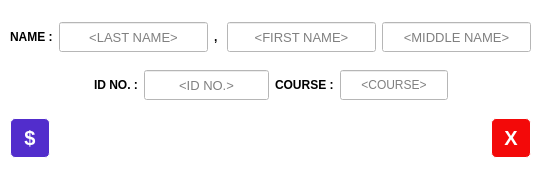
<?xml version="1.0" encoding="UTF-8"?>
<ui version="4.0">
 <class>UIEditStudent</class>
 <widget class="QWidget" name="UIEditStudent">
  <property name="geometry">
   <rect>
    <x>0</x>
    <y>0</y>
    <width>551</width>
    <height>193</height>
   </rect>
  </property>
  <property name="windowTitle">
   <string>Edit Student</string>
  </property>
  <property name="styleSheet">
   <string notr="true">background-color: white;</string>
  </property>
  <widget class="QWidget" name="verticalLayoutWidget">
   <property name="geometry">
    <rect>
     <x>10</x>
     <y>10</y>
     <width>521</width>
     <height>161</height>
    </rect>
   </property>
   <layout class="QVBoxLayout" name="verticalLayout">
    <item>
     <layout class="QHBoxLayout" name="horizontalLayout">
      <item>
       <widget class="QLabel" name="lblName">
        <property name="font">
         <font>
          <family>Segoe UI</family>
         </font>
        </property>
        <property name="text">
         <string>&lt;html&gt;&lt;head/&gt;&lt;body&gt;&lt;p&gt;&lt;span style=&quot; font-weight:600;&quot;&gt;NAME :&lt;/span&gt;&lt;/p&gt;&lt;/body&gt;&lt;/html&gt;</string>
        </property>
        <property name="textFormat">
         <enum>Qt::RichText</enum>
        </property>
       </widget>
      </item>
      <item>
       <widget class="QLineEdit" name="txtLName">
        <property name="minimumSize">
         <size>
          <width>0</width>
          <height>30</height>
         </size>
        </property>
        <property name="maximumSize">
         <size>
          <width>200</width>
          <height>16777215</height>
         </size>
        </property>
        <property name="font">
         <font>
          <family>Segoe UI</family>
          <pointsize>10</pointsize>
          <weight>50</weight>
          <bold>false</bold>
         </font>
        </property>
        <property name="inputMask">
         <string/>
        </property>
        <property name="text">
         <string/>
        </property>
        <property name="maxLength">
         <number>32767</number>
        </property>
        <property name="frame">
         <bool>true</bool>
        </property>
        <property name="alignment">
         <set>Qt::AlignCenter</set>
        </property>
        <property name="placeholderText">
         <string>&lt;LAST NAME&gt;</string>
        </property>
       </widget>
      </item>
      <item>
       <widget class="QLabel" name="label_2">
        <property name="font">
         <font>
          <family>Segoe UI</family>
         </font>
        </property>
        <property name="text">
         <string>&lt;html&gt;&lt;head/&gt;&lt;body&gt;&lt;p&gt;&lt;span style=&quot; font-weight:600;&quot;&gt;, &lt;/span&gt;&lt;/p&gt;&lt;/body&gt;&lt;/html&gt;</string>
        </property>
        <property name="textFormat">
         <enum>Qt::RichText</enum>
        </property>
       </widget>
      </item>
      <item>
       <widget class="QLineEdit" name="txtFName">
        <property name="minimumSize">
         <size>
          <width>0</width>
          <height>30</height>
         </size>
        </property>
        <property name="maximumSize">
         <size>
          <width>200</width>
          <height>16777215</height>
         </size>
        </property>
        <property name="font">
         <font>
          <family>Segoe UI</family>
          <pointsize>10</pointsize>
          <weight>50</weight>
          <bold>false</bold>
         </font>
        </property>
        <property name="inputMask">
         <string/>
        </property>
        <property name="text">
         <string/>
        </property>
        <property name="alignment">
         <set>Qt::AlignCenter</set>
        </property>
        <property name="placeholderText">
         <string>&lt;FIRST NAME&gt;</string>
        </property>
       </widget>
      </item>
      <item>
       <widget class="QLineEdit" name="txtMName">
        <property name="minimumSize">
         <size>
          <width>0</width>
          <height>30</height>
         </size>
        </property>
        <property name="maximumSize">
         <size>
          <width>200</width>
          <height>16777215</height>
         </size>
        </property>
        <property name="font">
         <font>
          <family>Segoe UI</family>
          <pointsize>10</pointsize>
          <weight>50</weight>
          <bold>false</bold>
         </font>
        </property>
        <property name="inputMask">
         <string/>
        </property>
        <property name="text">
         <string/>
        </property>
        <property name="alignment">
         <set>Qt::AlignCenter</set>
        </property>
        <property name="placeholderText">
         <string>&lt;MIDDLE NAME&gt;</string>
        </property>
       </widget>
      </item>
     </layout>
    </item>
    <item>
     <layout class="QHBoxLayout" name="horizontalLayout_3">
      <item>
       <spacer name="horizontalSpacer">
        <property name="orientation">
         <enum>Qt::Horizontal</enum>
        </property>
        <property name="sizeHint" stdset="0">
         <size>
          <width>40</width>
          <height>20</height>
         </size>
        </property>
       </spacer>
      </item>
      <item>
       <widget class="QLabel" name="lblIDNo">
        <property name="font">
         <font>
          <family>Segoe UI</family>
         </font>
        </property>
        <property name="text">
         <string>&lt;html&gt;&lt;head/&gt;&lt;body&gt;&lt;p&gt;&lt;span style=&quot; font-weight:600;&quot;&gt;ID NO. :&lt;/span&gt;&lt;/p&gt;&lt;/body&gt;&lt;/html&gt;</string>
        </property>
        <property name="textFormat">
         <enum>Qt::RichText</enum>
        </property>
       </widget>
      </item>
      <item>
       <widget class="QLineEdit" name="txtIDNo">
        <property name="minimumSize">
         <size>
          <width>0</width>
          <height>30</height>
         </size>
        </property>
        <property name="maximumSize">
         <size>
          <width>200</width>
          <height>16777215</height>
         </size>
        </property>
        <property name="font">
         <font>
          <family>Segoe UI</family>
          <pointsize>10</pointsize>
          <weight>50</weight>
          <bold>false</bold>
         </font>
        </property>
        <property name="inputMask">
         <string/>
        </property>
        <property name="text">
         <string/>
        </property>
        <property name="alignment">
         <set>Qt::AlignCenter</set>
        </property>
        <property name="readOnly">
         <bool>true</bool>
        </property>
        <property name="placeholderText">
         <string>&lt;ID NO.&gt;</string>
        </property>
       </widget>
      </item>
      <item>
       <widget class="QLabel" name="lblCourse">
        <property name="font">
         <font>
          <family>Segoe UI</family>
         </font>
        </property>
        <property name="text">
         <string>&lt;html&gt;&lt;head/&gt;&lt;body&gt;&lt;p&gt;&lt;span style=&quot; font-weight:600;&quot;&gt;COURSE :&lt;/span&gt;&lt;/p&gt;&lt;/body&gt;&lt;/html&gt;</string>
        </property>
        <property name="textFormat">
         <enum>Qt::RichText</enum>
        </property>
       </widget>
      </item>
      <item>
       <widget class="QLineEdit" name="txtCourse">
        <property name="minimumSize">
         <size>
          <width>0</width>
          <height>30</height>
         </size>
        </property>
        <property name="maximumSize">
         <size>
          <width>200</width>
          <height>16777215</height>
         </size>
        </property>
        <property name="inputMask">
         <string/>
        </property>
        <property name="alignment">
         <set>Qt::AlignCenter</set>
        </property>
        <property name="placeholderText">
         <string>&lt;COURSE&gt;</string>
        </property>
       </widget>
      </item>
      <item>
       <spacer name="horizontalSpacer_2">
        <property name="orientation">
         <enum>Qt::Horizontal</enum>
        </property>
        <property name="sizeHint" stdset="0">
         <size>
          <width>40</width>
          <height>20</height>
         </size>
        </property>
       </spacer>
      </item>
     </layout>
    </item>
    <item>
     <layout class="QHBoxLayout" name="horizontalLayout_2">
      <item>
       <widget class="QPushButton" name="ESUSaveBtn">
        <property name="minimumSize">
         <size>
          <width>40</width>
          <height>40</height>
         </size>
        </property>
        <property name="maximumSize">
         <size>
          <width>40</width>
          <height>40</height>
         </size>
        </property>
        <property name="toolTip">
         <string>Save Changes</string>
        </property>
        <property name="styleSheet">
         <string notr="true">QPushButton#ESUSaveBtn {
    background-color: #522dcc;
    border-style: solid;
    border-width: 1px;
    border-radius: 5px;
    font: bold 20px;
	color: white;
    padding: 6px;
}
QPushButton#ESUSaveBtn:pressed {
    background-color: #311199;
    border-style: inset;
}</string>
        </property>
        <property name="text">
         <string>$</string>
        </property>
       </widget>
      </item>
      <item>
       <spacer name="horizontalSpacer_3">
        <property name="orientation">
         <enum>Qt::Horizontal</enum>
        </property>
        <property name="sizeHint" stdset="0">
         <size>
          <width>40</width>
          <height>20</height>
         </size>
        </property>
       </spacer>
      </item>
      <item>
       <widget class="QPushButton" name="ESUCancelBtn">
        <property name="minimumSize">
         <size>
          <width>40</width>
          <height>40</height>
         </size>
        </property>
        <property name="maximumSize">
         <size>
          <width>40</width>
          <height>40</height>
         </size>
        </property>
        <property name="toolTip">
         <string>Cancel Adding</string>
        </property>
        <property name="styleSheet">
         <string notr="true">QPushButton#ESUCancelBtn {
    background-color: #f30909;
    border-style: solid;
    border-width: 1px;
    border-radius: 5px;
    font: bold 20px;
	color: white;
    padding: 6px;
}
QPushButton#ESUCancelBtn:pressed {
    background-color: #c90a0a;
    border-style: inset;
}</string>
        </property>
        <property name="text">
         <string>X</string>
        </property>
       </widget>
      </item>
     </layout>
    </item>
   </layout>
  </widget>
 </widget>
 <resources/>
 <connections/>
</ui>
